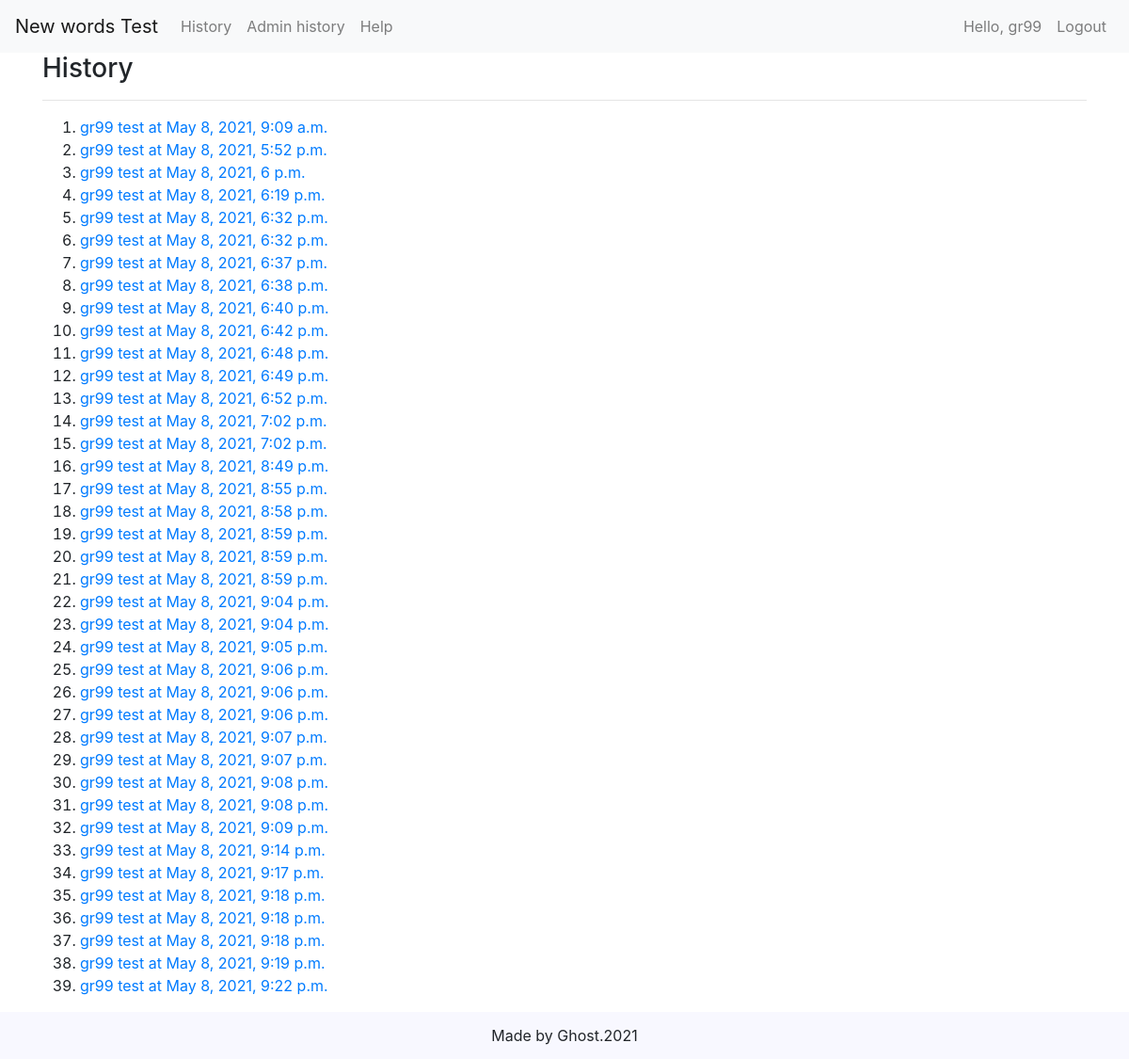
Page /history/ (signed in) on the committed database.
### newword/models.py (models this page shows, shortened)
class Test(models.Model):
  test_time = models.DateTimeField(auto_now_add=True)
  score = models.IntegerField(null=True)
  user = models.ForeignKey(User, on_delete=models.CASCADE, related_name="answers")
  lesson = models.ForeignKey(Lesson, on_delete=models.CASCADE, blank=True, null=True)
  num_of_quest = models.IntegerField(blank=True, null=True)

### newword/views.py (the view)
# urls.py: path("history/", views.view_history, name="history"),
@login_required
def view_history(request):
  tests = Test.objects.filter(user=request.user)
  context = {
    "tests": tests,
  }
  return render(request, "history.html", context)

### newword/templates/history.html (shortened to what this page needs)
{% extends "base.html" %}
{% load static %}
{% block content %}
  <h3>History</h3>
  <hr>
  <ol>
    {% for test in tests %}
    <li><a href="{% url 'review' test.pk %}"> {{ test.user }} test at {{ test.test_time }}</a></li>
    {% endfor %}
  </ol>
{% endblock %}

### templates/base.html (shortened to what this page needs)
<!DOCTYPE html>
<html lang="en">
<head>
  {% load static %}
  <link rel="stylesheet" href="https://stackpath.bootstrapcdn.com/bootstrap/4.4.1/css/bootstrap.min.css">
</head>
<body>
  <header>
    <nav class="navbar navbar-expand-lg navbar-light bg-light">
      <a class="navbar-brand" href="{% url 'home' %}">New words Test</a>
      <div class="collapse navbar-collapse" id="navbarNavAltMarkup">
        <div class="navbar-nav">
          <a class="nav-item nav-link" id="nav-cart" href="{% url 'history' %}">History</a>
          {% if request.user.is_superuser %}
          <a class="nav-item nav-link" id="nav-cart" href="{% url 'admin_history' %}">Admin history</a>
          {% endif %}
          <a class="nav-item nav-link" id="nav-order" href="https://www.google.com.vn/">Help</a>
        </div>
        <div class="navbar-nav ml-auto">
          {% if user.is_anonymous %}
          <a class="nav-item nav-link nav-user">Hello, Anonymous user</a>
          <a class="nav-item nav-link nav-func" href="{% url 'login' %}">Login</a>
          {% else %}
          <a class="nav-item nav-link nav-user">Hello, {{ user }}</a>
          <a class="nav-item nav-link nav-func" href="{% url 'logout' %}">Logout</a>
          {% endif %}
        </div>
      </div>
    </nav>
  </header>
  <main class="container">
    {% block content %}
    {% endblock %}
  </main>
  <footer>
    Made by Ghost.2021
  </footer>
</body>
</html>

### templates/base.html (style rules this page uses)
body { min-height: 100vh; display: flex; flex-direction: column; }
footer { margin-top: auto; display: flex; justify-content: center; align-items: center; background-color: ghostwhite; height: 50px; }

### rows in the picture
Test: user "gr99", test_time "May 8, 2021, 9:09 a.m."
Test: user "gr99", test_time "May 8, 2021, 5:52 p.m."
Test: user "gr99", test_time "May 8, 2021, 6 p.m."
Test: user "gr99", test_time "May 8, 2021, 6:19 p.m."
Test: user "gr99", test_time "May 8, 2021, 6:32 p.m."
Test: user "gr99", test_time "May 8, 2021, 6:32 p.m."
Test: user "gr99", test_time "May 8, 2021, 6:37 p.m."
Test: user "gr99", test_time "May 8, 2021, 6:38 p.m."
Test: user "gr99", test_time "May 8, 2021, 6:40 p.m."
Test: user "gr99", test_time "May 8, 2021, 6:42 p.m."
Test: user "gr99", test_time "May 8, 2021, 6:48 p.m."
Test: user "gr99", test_time "May 8, 2021, 6:49 p.m."
Test: user "gr99", test_time "May 8, 2021, 6:52 p.m."
Test: user "gr99", test_time "May 8, 2021, 7:02 p.m."
Test: user "gr99", test_time "May 8, 2021, 7:02 p.m."
Test: user "gr99", test_time "May 8, 2021, 8:49 p.m."
Test: user "gr99", test_time "May 8, 2021, 8:55 p.m."
Test: user "gr99", test_time "May 8, 2021, 8:58 p.m."
Test: user "gr99", test_time "May 8, 2021, 8:59 p.m."
Test: user "gr99", test_time "May 8, 2021, 8:59 p.m."
Test: user "gr99", test_time "May 8, 2021, 8:59 p.m."
Test: user "gr99", test_time "May 8, 2021, 9:04 p.m."
Test: user "gr99", test_time "May 8, 2021, 9:04 p.m."
Test: user "gr99", test_time "May 8, 2021, 9:05 p.m."
Test: user "gr99", test_time "May 8, 2021, 9:06 p.m."
Test: user "gr99", test_time "May 8, 2021, 9:06 p.m."
Test: user "gr99", test_time "May 8, 2021, 9:06 p.m."
Test: user "gr99", test_time "May 8, 2021, 9:07 p.m."
Test: user "gr99", test_time "May 8, 2021, 9:07 p.m."
Test: user "gr99", test_time "May 8, 2021, 9:08 p.m."
Test: user "gr99", test_time "May 8, 2021, 9:08 p.m."
Test: user "gr99", test_time "May 8, 2021, 9:09 p.m."
Test: user "gr99", test_time "May 8, 2021, 9:14 p.m."
Test: user "gr99", test_time "May 8, 2021, 9:17 p.m."
Test: user "gr99", test_time "May 8, 2021, 9:18 p.m."
Test: user "gr99", test_time "May 8, 2021, 9:18 p.m."
Test: user "gr99", test_time "May 8, 2021, 9:18 p.m."
Test: user "gr99", test_time "May 8, 2021, 9:19 p.m."
Test: user "gr99", test_time "May 8, 2021, 9:22 p.m."

### other values in the picture
{{ user }} "gr99"
